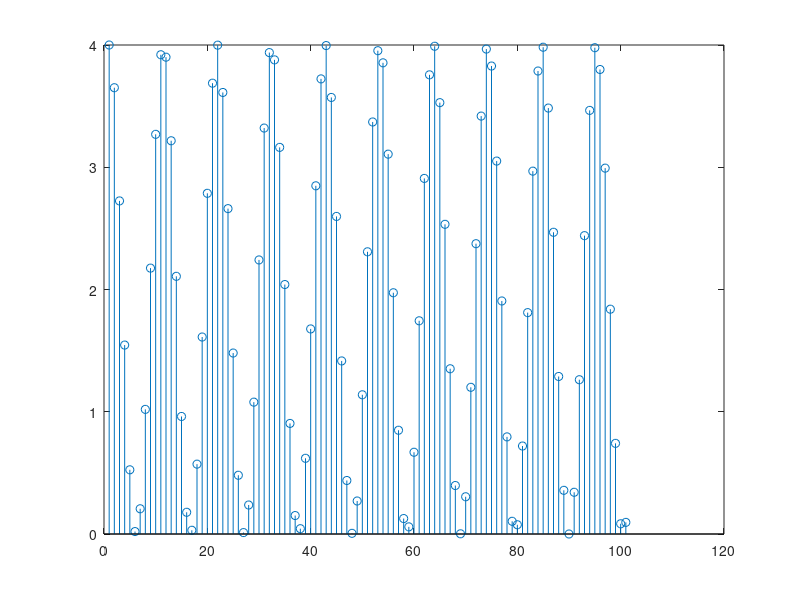

Write MATLAB code to recreate this figure.
% % n
%Program to compute the signal energy or power of some example signals

n = 0:100;
x = abs(2*sin(3*n/10+pi/2)).^2; 
xsq = x.^2;
Ex = sum(xsq)/100;
disp(['(b) Ex = ',num2str(Ex)]);

stem(x)
% N0 = 35;
% n = 0:N0-1;
% x = 4*impND(5,n) - 7*impND(7,n) ; 
% xsq = x.^2 ;
% Px = sum(xsq)/N0;
% disp(['(d) Px = ',num2str(Px)]);